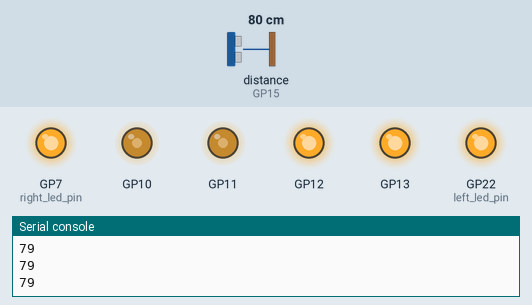
Simulated run of this program. Board: Raspberry Pi Pico running MicroPython. Shown: output pins drawn as LEDs (lit = HIGH), the last lines printed to the serial console. The test bench sets the inputs (shaded band); at power-on: distance to the obstacle (sensor on GP15) 80 cm. The echo pulse lasts 58.3 µs per cm; random numbers come from a fixed seed; pins used as bus, display or sensor lines are not drawn.

Above: at 1.2 s.
1.3 s: distance to the obstacle (sensor on GP15) set to 5 cm
2.8 s: distance to the obstacle (sensor on GP15) set to 2 cm
At 3.9 s:
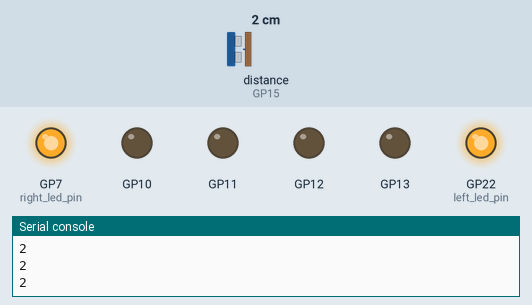
4.3 s: distance to the obstacle (sensor on GP15) set to 4 cm
At 4.9 s:
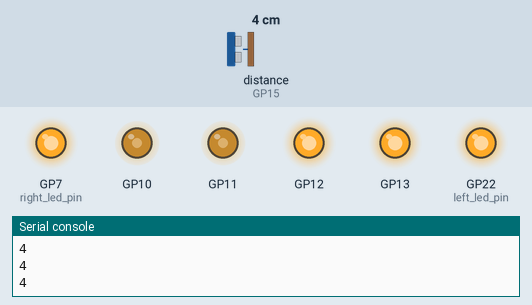
Timing chart, 0 to 7.3 s (numbered marks = the images above; inputs shaded):
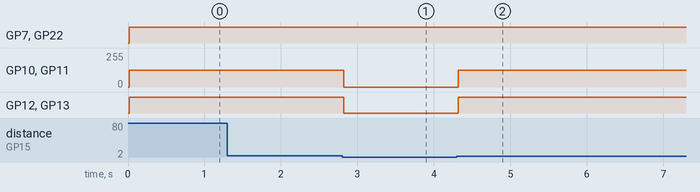

The program:

OOP4.py
```python
from machine import Pin, PWM, time_pulse_us
import utime
import random


class Motors:
    def __init__(self, pwm_pin1, dir_pin1, pwm_pin2, dir_pin2, pwm_frequency):
        self.motor1_pwm_pin = pwm_pin1
        self.motor1_dir_pin = dir_pin1
        self.motor2_pwm_pin = pwm_pin2
        self.motor2_dir_pin = dir_pin2
        self.motor1_pwm = PWM(Pin(self.motor1_pwm_pin))
        self.motor1_dir = Pin(self.motor1_dir_pin, Pin.OUT)
        self.motor2_pwm = PWM(Pin(self.motor2_pwm_pin))
        self.motor2_dir = Pin(self.motor2_dir_pin, Pin.OUT)
        self.motor1_pwm.freq(pwm_frequency)
        self.motor2_pwm.freq(pwm_frequency)

    def motors_speed(self, left_speed, right_speed):
        self.motor1_dir.value(1 if left_speed > 0 else 0)
        self.motor2_dir.value(1 if right_speed > 0 else 0)
        left_speed = max(0, min(100, abs(left_speed)))
        left_duty_cycle = int((left_speed / 100) * 65535)
        self.motor1_pwm.duty_u16(left_duty_cycle)
        right_speed = max(0, min(100, abs(right_speed)))
        right_duty_cycle = int((right_speed / 100) * 65535)
        self.motor2_pwm.duty_u16(right_duty_cycle)


class Sensors:
    def __init__(self, trigger_pin, echo_pin, left_sensor_pin, right_sensor_pin):
        self.trigger_pin = Pin(trigger_pin, Pin.OUT)
        self.echo_pin = Pin(echo_pin, Pin.IN)
        self.left_sensor_pin = Pin(left_sensor_pin, Pin.IN)
        self.right_sensor_pin = Pin(right_sensor_pin, Pin.IN)

    def measure_distance(self):
        self.trigger_pin.off()
        utime.sleep_us(2)
        self.trigger_pin.on()
        utime.sleep_us(10)
        self.trigger_pin.off()
        pulse_width = time_pulse_us(self.echo_pin, 1, 30000)
        distance = pulse_width * 0.034 / 2
        return round(distance)

    def get_tracking(self):
        left = self.left_sensor_pin.value()
        right = self.right_sensor_pin.value()
        if left == 0 and right == 0:
            return 0
        elif left == 0 and right == 1:
            return 1
        elif left == 1 and right == 0:
            return 10
        elif left == 1 and right == 1:
            return 11


class Robot:
    def __init__(self, pwm_frequency):
        # Initialize LED pins
        self.left_led_pin = Pin(22, Pin.OUT)
        self.right_led_pin = Pin(7, Pin.OUT)

        # Initialize sensor pins
        self.trigger_pin = 14
        self.echo_pin = 15
        self.left_sensor_pin = 3
        self.right_sensor_pin = 2

        # Initialize motor pins
        self.motor1_pwm_pin = 10
        self.motor1_dir_pin = 12
        self.motor2_pwm_pin = 11
        self.motor2_dir_pin = 13

        # Set PWM frequency for motors
        self.pwm_frequency = pwm_frequency

        # Initialize motors and sensors
        self.motors = Motors(pwm_pin1=self.motor1_pwm_pin, dir_pin1=self.motor1_dir_pin, pwm_pin2=self.motor2_pwm_pin,
                             dir_pin2=self.motor2_dir_pin, pwm_frequency=self.pwm_frequency)
        self.sensors = Sensors(self.trigger_pin, self.echo_pin, self.left_sensor_pin, self.right_sensor_pin)

    def generate_random_20(self):
        return random.choice([-20, 20])

    def run(self):
        while True:
            tracking_state = self.sensors.get_tracking()
            distance_cm = self.sensors.measure_distance()
            utime.sleep_ms(10)
            print(distance_cm)
            if distance_cm > 3:
                if tracking_state == 0:
                    tracking_state = self.sensors.get_tracking()
                    speed = self.generate_random_20()
                    self.motors.motors_speed(speed, -speed)
                    utime.sleep_ms(200)
                elif tracking_state == 10:
                    tracking_state = self.sensors.get_tracking()
                    self.motors.motors_speed(-30, 30)
                    self.left_led_pin.off()
                    self.right_led_pin.on()
                elif tracking_state == 1:
                    tracking_state = self.sensors.get_tracking()
                    self.motors.motors_speed(30, -30)
                    self.left_led_pin.on()
                    self.right_led_pin.off()
                elif tracking_state == 11:
                    tracking_state = self.sensors.get_tracking()
                    self.motors.motors_speed(50, 50)
                    self.left_led_pin.on()
                    self.right_led_pin.on()
            else:
                tracking_state = self.sensors.get_tracking()
                self.motors.motors_speed(0, 0)
class CarRobot(Robot):
    def __init__(self, pwm_frequency):
        super().__init__(pwm_frequency)

    # Any additional methods or overrides for CarRobot can go here
# Instantiate the CarRobot and run it
car_robot = CarRobot(pwm_frequency=1000)
car_robot.run()
```

Measured:
- the behaviour switches between 4 and 3 cm on distance to the obstacle (sensor on GP15) (found by bisection; images 0 and 1)
- after the input at 2.8 s, GP10, GP11: 127/255 → 0/255 at once; GP12, GP13: HIGH → LOW at once
- after the input at 4.3 s, GP10, GP11: 0/255 → 127/255 at once; GP12, GP13: LOW → HIGH at once
